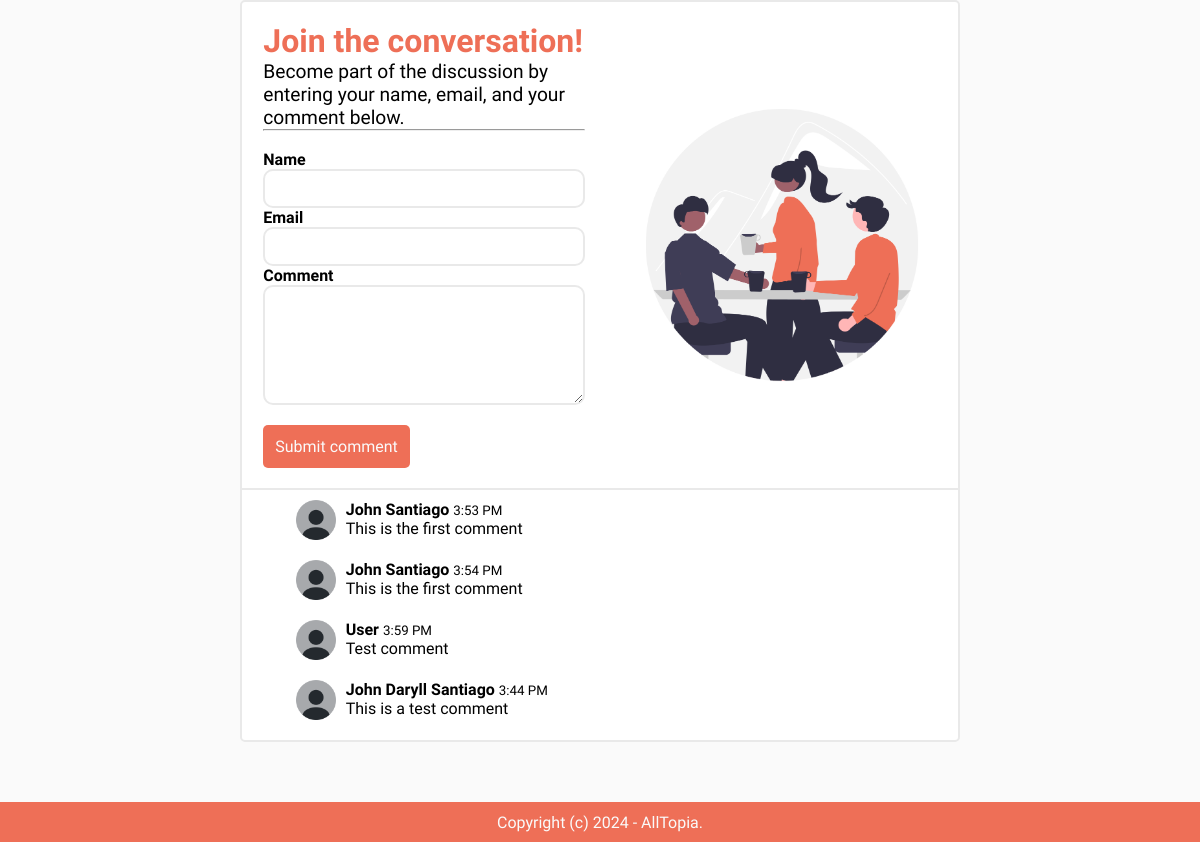
/this-is-the-sixth-post/ (lower part), run on an earlier commit of the app's database.
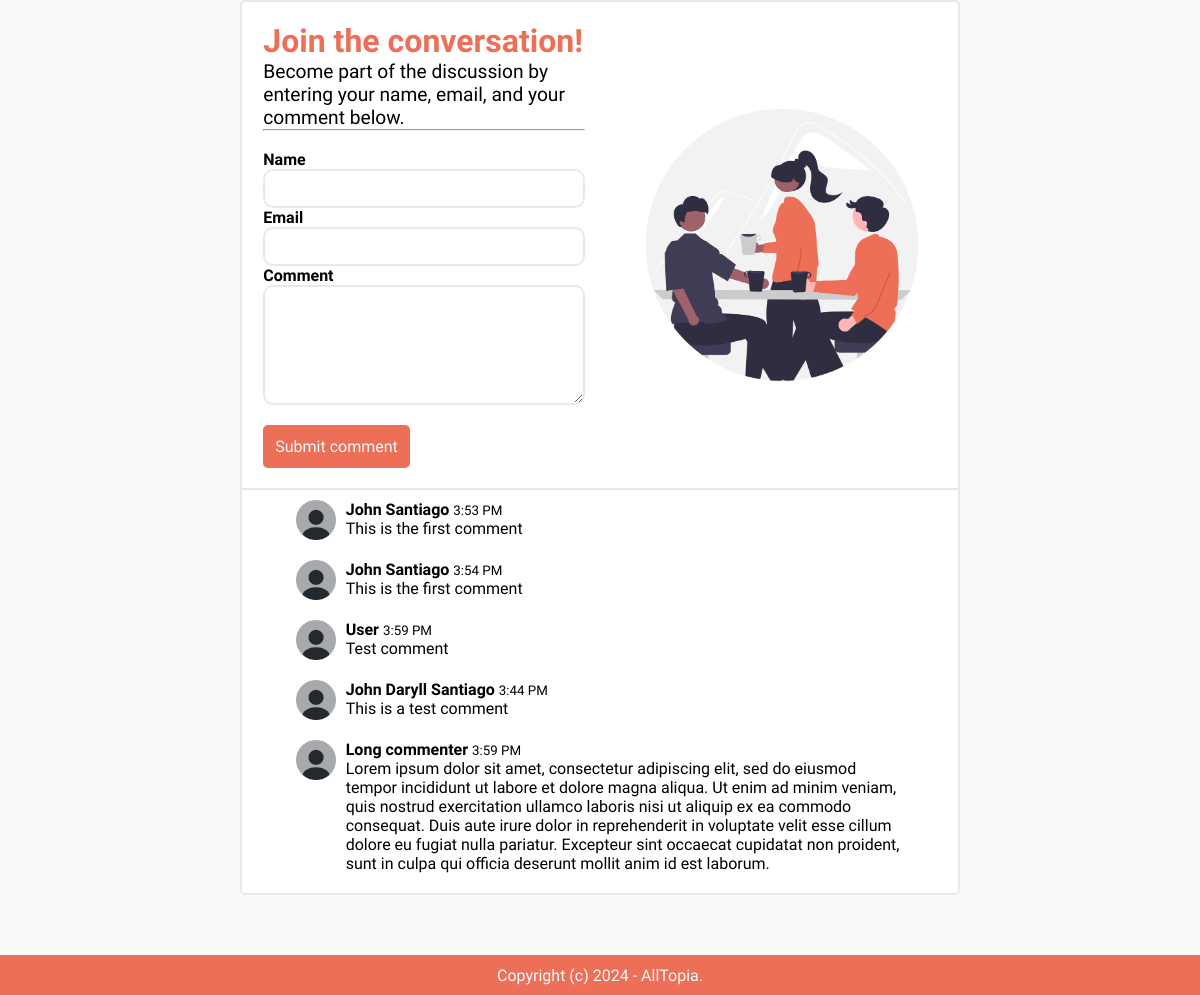
And on a later commit of the database.
### blog/models.py (models this page shows)
class Comment(models.Model):
    post = models.ForeignKey(Post, related_name='comments', on_delete = models.CASCADE)
    name = models.CharField(max_length=255)
    email = models.EmailField()
    body = models.TextField()
    created_at = models.DateTimeField(auto_now_add=True)

### blog/views.py (the view)
# urls.py: path('<slug:slug>/', views.detail, name='post_detail'),
def detail(request, slug):
    post = get_object_or_404(Post, slug=slug)
    if request.method == 'POST':
        form = CommentForm(request.POST)
        if form.is_valid():
            comment = form.save(commit=False)
            comment.post = post
            comment.save()
            return redirect('post_detail', slug=slug)
    else:
        form = CommentForm()
    form = CommentForm()
    return render(request, 'blog/detail.html', {'post': post, 'form': form})

### blog/forms.py
class CommentForm(forms.ModelForm):
    class Meta:
        model = Comment
        fields = ('name', 'email', 'body')

### blog/models.py (called while the page is built)
    def __str__(self):
        return self.title

### blog/templates/blog/detail.html (shortened to what this page needs)
{% extends 'core/base.html' %}
{% block content %}
<div class="post-view-main-container">
    <div class="comment-section-container">
        <div class="comment-section-header">
            <div class="comsec-fields-container">
                    <form method="POST" class="comment-form">
                        <p class="comment-header">Join the conversation!</p>
                        <p class="comment-sub-header">Become part of the discussion by entering your name, email, and your comment below.</p>
                        <hr>
                        <br>
                        <div class="field-group">
                            <label for="id_name">Name</label>
                            {{ form.name }}
                        </div>
                        <div class="field-group">
                            <label for="id_email">Email</label>
                            {{ form.email }}
                        </div>
                        <div class="field-group">
                            <label for="id_body">Comment</label>
                            {{ form.body }}
                        </div>
                        <button class="submit-btn">Submit comment</button>
                    </form>
                <div class="comsec-art">
                    <img src="../../static/assets/conversation.png" />
                </div>
            </div>
        </div>
        <div class="comments-main-container">
            {% for comment in post.comments.all %}
                <div class="comment-container">
                    <img src="../../static/assets/default-client-profile.png" class="default-account-image"/>
                        <div class="">
                            <strong>{{ comment.name }}</strong> <small>{{ comment.created_at|date:'g:i A'}}</small><br>
                            {{ comment.body }}
                        </div>
                </div>
                {% endfor %}
        </div>
    </div>
</div>
{% endblock %}

What changed in the data, as far as the page shows it:
added Comment: name "Long commenter", created_at "3:59 PM", body "Lorem ipsum dolor sit amet, consectetur adipiscing elit, sed do eiusmod tempor incididunt ut labore et dolore magna aliqua. Ut enim ad minim veniam, quis nostrud exercitation ullamco laboris nisi ut aliquip ex ea commodo consequat. Duis aute irure dolor in reprehenderit in voluptate velit esse cillum dolore eu fugiat nulla pariatur. Excepteur sint occaecat cupidatat non proident, sunt in culpa qui officia deserunt mollit anim id est laborum."
